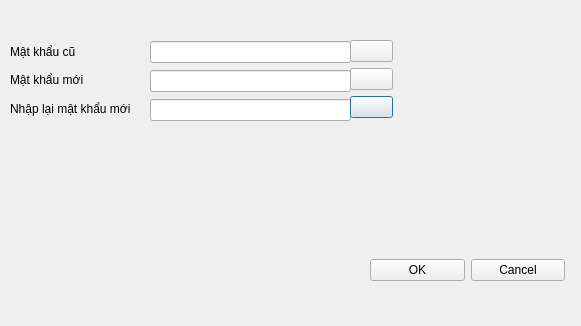
<?xml version="1.0" encoding="UTF-8"?>
<ui version="4.0">
 <class>Password_Panel</class>
 <widget class="QDialog" name="Password_Panel">
  <property name="geometry">
   <rect>
    <x>0</x>
    <y>0</y>
    <width>581</width>
    <height>326</height>
   </rect>
  </property>
  <property name="windowTitle">
   <string>Dialog</string>
  </property>
  <widget class="QWidget" name="gridLayoutWidget">
   <property name="geometry">
    <rect>
     <x>10</x>
     <y>40</y>
     <width>141</width>
     <height>80</height>
    </rect>
   </property>
   <layout class="QGridLayout" name="gridLayout">
    <item row="1" column="0">
     <widget class="QLabel" name="label_2">
      <property name="text">
       <string>Mật khẩu mới</string>
      </property>
     </widget>
    </item>
    <item row="0" column="0">
     <widget class="QLabel" name="label">
      <property name="text">
       <string>Mật khẩu cũ</string>
      </property>
     </widget>
    </item>
    <item row="2" column="0">
     <widget class="QLabel" name="label_3">
      <property name="text">
       <string>Nhập lại mật khẩu mới</string>
      </property>
     </widget>
    </item>
   </layout>
  </widget>
  <widget class="QWidget" name="gridLayoutWidget_2">
   <property name="geometry">
    <rect>
     <x>150</x>
     <y>40</y>
     <width>201</width>
     <height>82</height>
    </rect>
   </property>
   <layout class="QGridLayout" name="gridLayout_2">
    <item row="3" column="0">
     <widget class="QLineEdit" name="lineEdit_RewriteNewPassword"/>
    </item>
    <item row="2" column="0">
     <widget class="QLineEdit" name="lineEdit_NewPassword"/>
    </item>
    <item row="1" column="0">
     <widget class="QLineEdit" name="lineEdit_OldPassword"/>
    </item>
   </layout>
  </widget>
  <widget class="QWidget" name="gridLayoutWidget_3">
   <property name="geometry">
    <rect>
     <x>350</x>
     <y>40</y>
     <width>43</width>
     <height>81</height>
    </rect>
   </property>
   <layout class="QGridLayout" name="gridLayout_3">
    <item row="2" column="0">
     <widget class="QPushButton" name="pushButton_ShowRewriteNewPassword">
      <property name="text">
       <string/>
      </property>
      <property name="icon">
       <iconset>
        <normaloff>resources/show.png</normaloff>resources/show.png</iconset>
      </property>
     </widget>
    </item>
    <item row="0" column="0">
     <widget class="QPushButton" name="pushButton_ShowOldPassword">
      <property name="text">
       <string/>
      </property>
      <property name="icon">
       <iconset>
        <normaloff>resources/show.png</normaloff>resources/show.png</iconset>
      </property>
     </widget>
    </item>
    <item row="1" column="0">
     <widget class="QPushButton" name="pushButton_ShowNewPassword">
      <property name="text">
       <string/>
      </property>
      <property name="icon">
       <iconset>
        <normaloff>resources/show.png</normaloff>resources/show.png</iconset>
      </property>
     </widget>
    </item>
   </layout>
  </widget>
  <widget class="QLabel" name="lable_PasswordStatus">
   <property name="geometry">
    <rect>
     <x>90</x>
     <y>150</y>
     <width>431</width>
     <height>61</height>
    </rect>
   </property>
   <property name="text">
    <string/>
   </property>
  </widget>
  <widget class="QWidget" name="gridLayoutWidget_4">
   <property name="geometry">
    <rect>
     <x>370</x>
     <y>230</y>
     <width>195</width>
     <height>80</height>
    </rect>
   </property>
   <layout class="QGridLayout" name="gridLayout_4">
    <item row="0" column="0">
     <widget class="QPushButton" name="pushButton_Ok">
      <property name="text">
       <string>OK</string>
      </property>
      <property name="icon">
       <iconset>
        <normaloff>resources/check-mark.png</normaloff>resources/check-mark.png</iconset>
      </property>
     </widget>
    </item>
    <item row="0" column="1">
     <widget class="QPushButton" name="pushButton_Cancel">
      <property name="text">
       <string>Cancel</string>
      </property>
      <property name="icon">
       <iconset>
        <normaloff>resources/stop.png</normaloff>resources/stop.png</iconset>
      </property>
     </widget>
    </item>
   </layout>
  </widget>
 </widget>
 <resources/>
 <connections/>
</ui>
